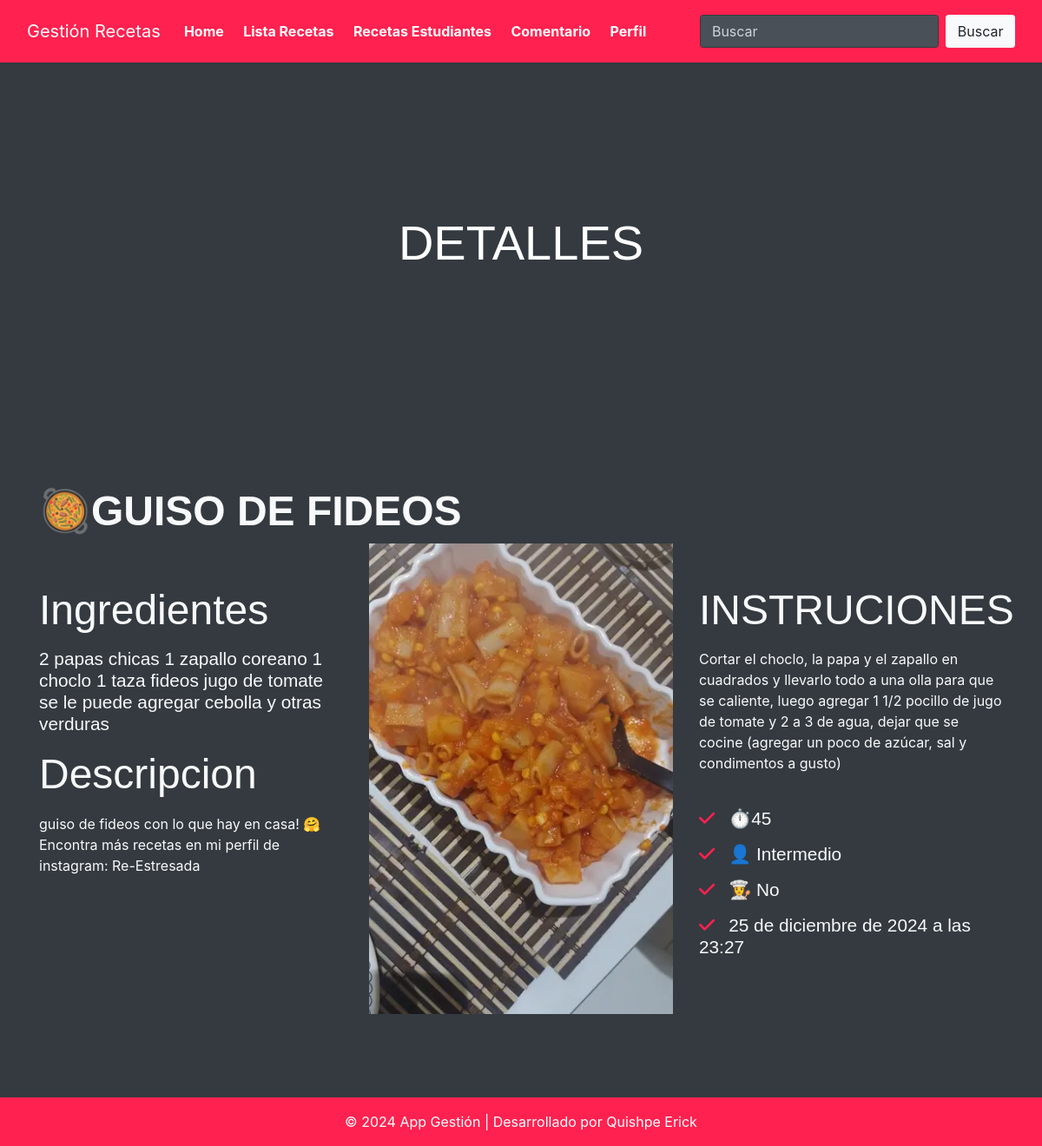
Screenshot of /detalle_receta/15/ with the database file from the repository.
### Aplicaciones/Recetas/models.py (models this page shows)
class Receta(models.Model):
    NIVEL_DIFICULTAD_CHOICES = [
        ('Fácil', 'Fácil'),
        ('Intermedio', 'Intermedio'),
        ('Difícil', 'Difícil'),
    ]
    nombre = models.CharField(max_length=255, verbose_name="Nombre de la receta")
    descripcion = models.TextField(verbose_name="Descripción", blank=True, null=True)
    ingredientes = models.TextField(verbose_name="Ingredientes")
    instrucciones = models.TextField(verbose_name="Instrucciones")
    tiempo_preparacion = models.PositiveIntegerField(verbose_name="Tiempo de preparación (minutos)")
    nivel_dificultad = models.CharField(
        max_length=50,
        choices=NIVEL_DIFICULTAD_CHOICES,
        verbose_name="Nivel de dificultad"
    )
    imagen = models.ImageField(upload_to='recetas/', blank=True, null=True, verbose_name="Imagen de la receta")
    es_favorita = models.BooleanField(default=False, verbose_name="Es favorita")
    fecha_creacion = models.DateTimeField(auto_now_add=True, verbose_name="Fecha de creación")

### Aplicaciones/Recetas/views.py (the view)
# urls.py: path('detalle_receta/<int:receta_id>/', views.detalle_receta, name='detalle_receta'),
def detalle_receta(request, receta_id):
    receta = get_object_or_404(Receta, id=receta_id)
    return render(request, 'detalle_receta.html', {'receta': receta})

### Aplicaciones/Recetas/templates/detalle_receta.html (shortened to what this page needs)
{% extends "./plantilla.html" %}
{% block contenido %}
{% load static %}
<!DOCTYPE html>
<html lang="en">
<body>
    <div class="container-fluid page-header mb-5 position-relative overlay-bottom">
        <div class="d-flex flex-column align-items-center justify-content-center pt-0 pt-lg-5" style="min-height: 400px">
            <h1 class="display-4 mb-3 mt-0 mt-lg-5 text-white text-uppercase">Detalles</h1>
        </div>
    </div>
    <div class="container-fluid py-5">
        <div class="container">
            <div class="section-title">
                <h1><b> 🥘{{ receta.nombre }}</h1></b>
            </div>
            <div class="row">
                <div class="col-lg-4 py-0 py-lg-5">
                    <h1 class="mb-3">Ingredientes</h1>
                    <h5 class="mb-3"> {{ receta.ingredientes }} </h5>
                    <h1 class="mb-3">Descripcion</h1>
                    <p>{{ receta.descripcion }}</p>
                </div>
                <div class="col-lg-4 py-5 py-lg-0" style="min-height: 500px;">
                    <div class="position-relative h-100">
                        <img class="position-absolute w-100 h-100" src="{{ receta.imagen.url }}" style="object-fit: cover;">
                    </div>
                </div>
                <div class="col-lg-4 py-0 py-lg-5">
                    <h1 class="mb-3">INSTRUCIONES</h1>
                    <p>{{ receta.instrucciones }}</p>
                    <br>
                    <h5 class="mb-3"><i class="fa fa-check text-primary mr-3"></i>⏱️{{ receta.tiempo_preparacion }}</h5>
                    <h5 class="mb-3"><i class="fa fa-check text-primary mr-3"></i>👤 {{ receta.nivel_dificultad }}</h5>
                    <h5 class="mb-3"><i class="fa fa-check text-primary mr-3"></i>👩‍🍳 {{ receta.es_favorita|yesno:"Sí,No" }}</h5>
                    <h5 class="mb-3"><i class="fa fa-check text-primary mr-3"></i>{{ receta.fecha_creacion }}</h5>
                </div>
            </div>
        </div>
    </div>
  </body>
  </html>
{% endblock %}

### rows the page displays
Receta: nombre "GUISO DE FIDEOS", ingredientes "2 papas chicas 1 zapallo coreano 1 choclo 1 taza fideos jugo de tomate se le puede agregar cebolla y otras verduras", descripcion "guiso de fideos con lo que hay en casa! 🤗 Encontra más recetas en mi perfil de instagram: Re-Estresada", imagen (picture), instrucciones "Cortar el choclo, la papa y el zapallo en cuadrados y llevarlo todo a una olla para que se caliente, luego agregar 1 1/2 pocillo de jugo de tomate y 2 a 3 de agua, dejar que se cocine (agregar un poco de azúcar, sal y condimentos a gusto)", tiempo_preparacion "45", nivel_dificultad "Intermedio", es_favorita "No", fecha_creacion "25 de diciembre de 2024 a las 23:27"
